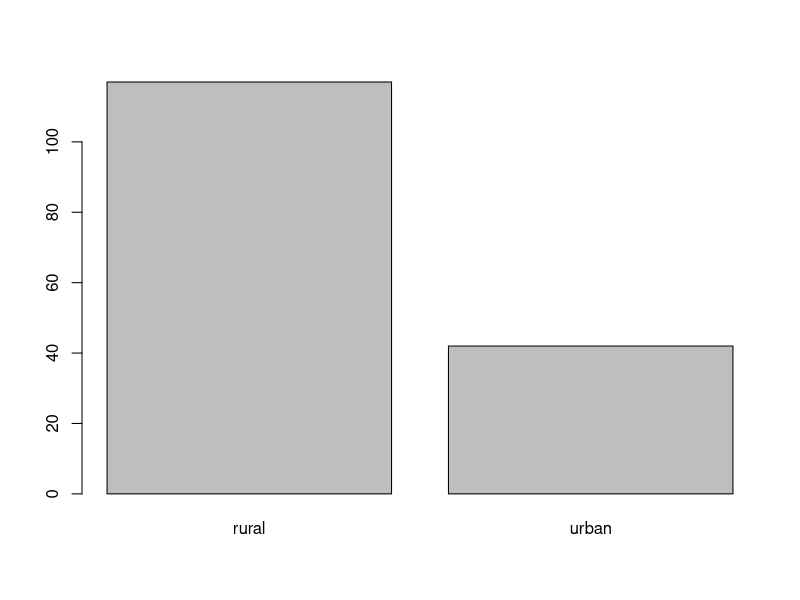
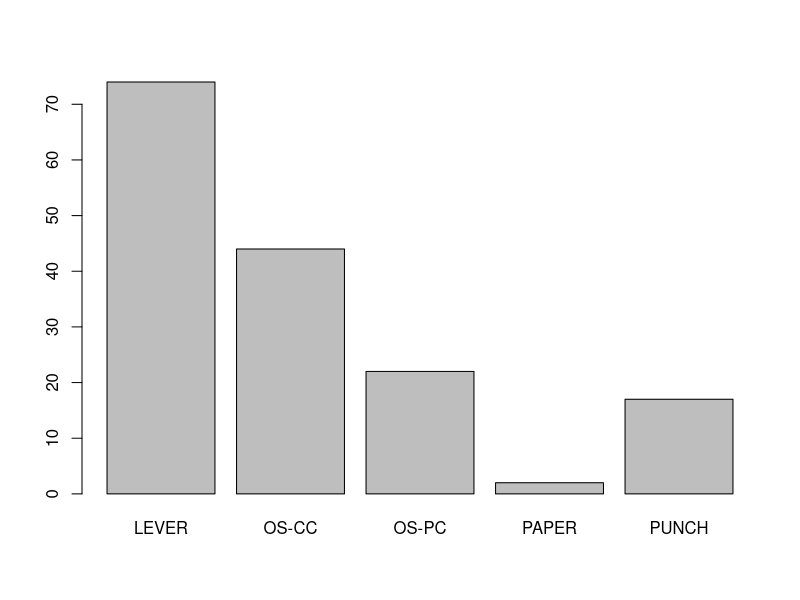
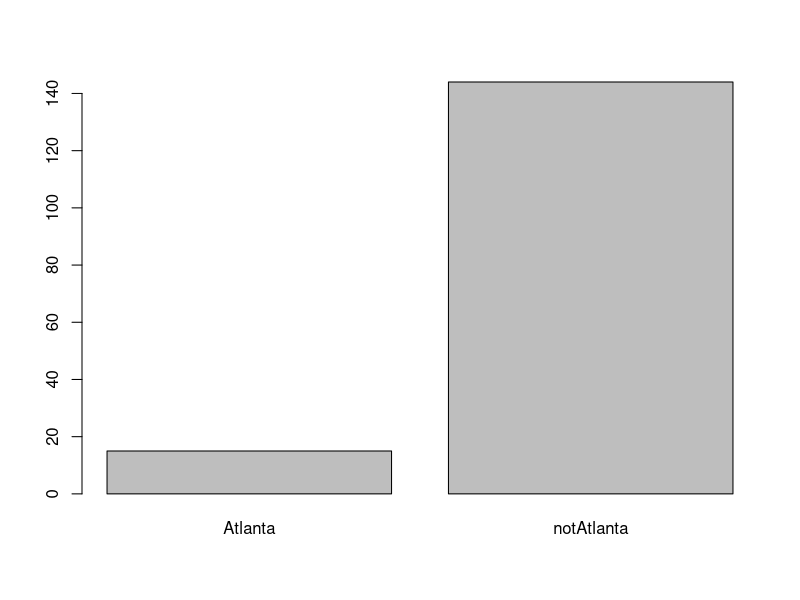
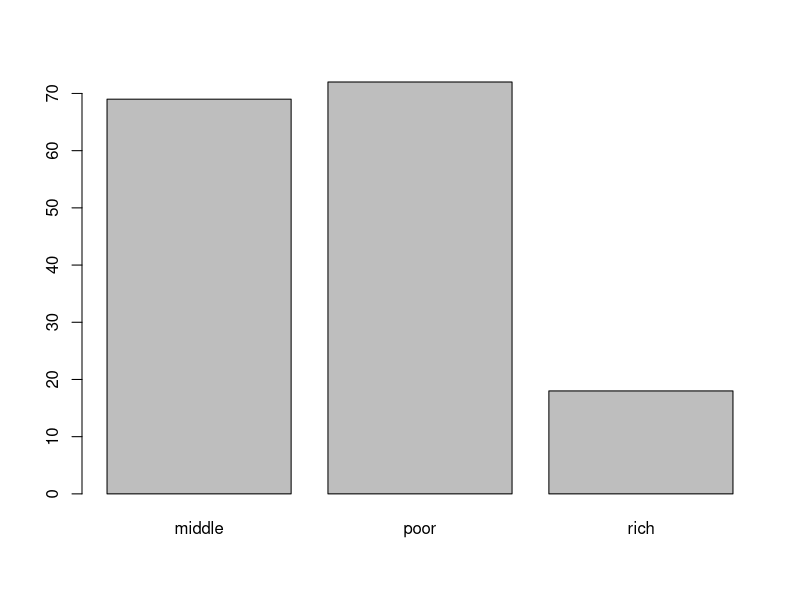
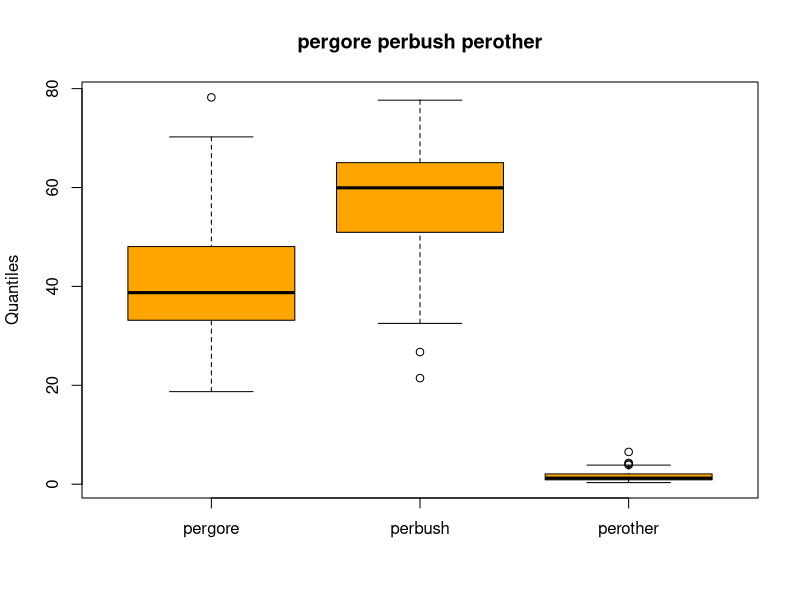
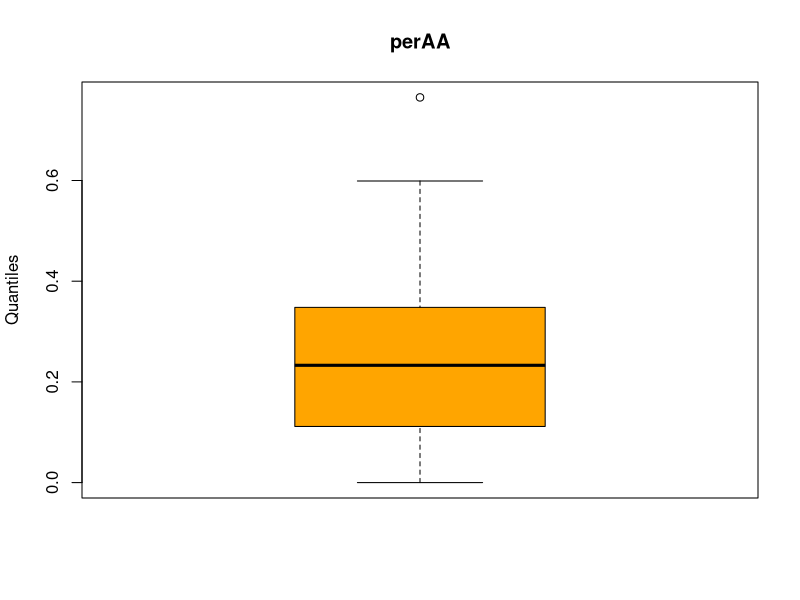
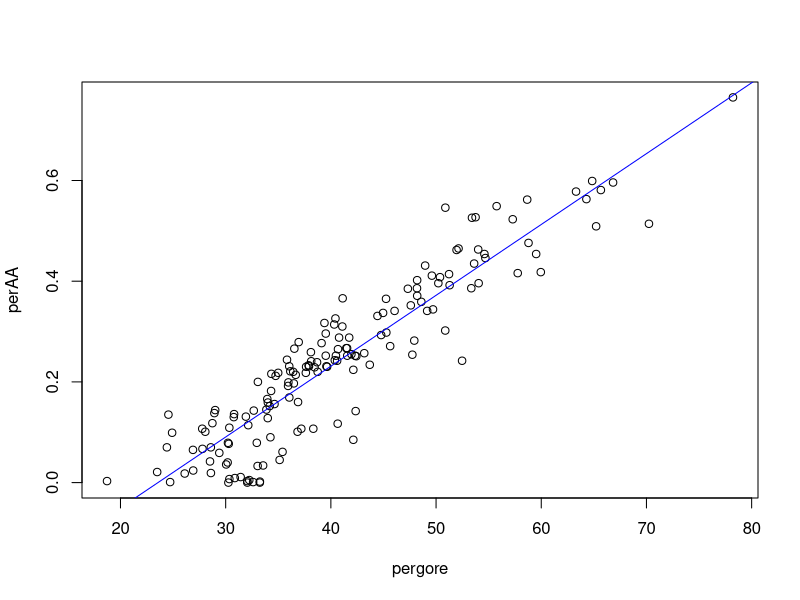
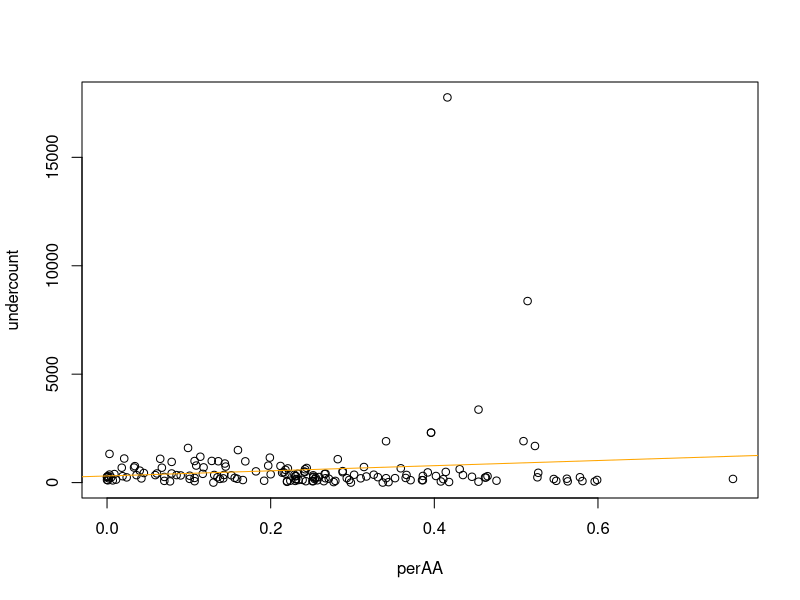

Write the R code that produced these figures, in order.

##############Skoomy
#Qui vote pour qui ?
## ------------------------------------------------------------------------
#Charge du jeux de données
gavote <- read.table("gavote.txt")
#on nomme nos variables
atlanta<-gavote$atlanta
ballots<-gavote$ballots
bush<-gavote$bush
econ<-gavote$econ
equip<-gavote$equip
gore<-gavote$gore
other<-gavote$other
perAA<-gavote$perAA
rural<-gavote$rural 
votes<-gavote$votes

## ------------------------------------------------------------------------
str(gavote)

## ------------------------------------------------------------------------
#Variable undercount
gavote$undercount<-(ballots-votes)
gavote<-transform(gavote,undercount)
undercount<-gavote$undercount

#Suppresion des variables inutiles
gavote$ballots<-NULL
gavote$votes<-NULL

## ------------------------------------------------------------------------
#Variable pergore perbush perother
gavote$pergore<-(gore/(other+gore+bush))*100
gavote$perbush<-(bush/(other+gore+bush))*100
gavote$perother<-(other/(other+gore+bush))*100
gavote<-transform(gavote,pergore,perbush,perother)
perother<-gavote$perother
pergore<-gavote$pergore
perbush<-gavote$perbush
#Suppression des variables inutiles
gavote$bush<-NULL
gavote$gore<-NULL
gavote$other<-NULL

## ------------------------------------------------------------------------
str(gavote)

## ------------------------------------------------------------------------
barplot(table(rural))
barplot(table(equip))
barplot(table(atlanta))
barplot(table(econ))

## ------------------------------------------------------------------------
#Tracé du Boxplot
g<-c("pergore","perbush","perother")
boxplot(pergore, perbush,perother,col=c("orange"),ylab="Quantiles",main=paste("pergore", "perbush","perother"),names=g)

boxplot(perAA,col=c("orange"),ylab="Quantiles",main=paste("perAA"))

## ------------------------------------------------------------------------
summary(gavote)

## ------------------------------------------------------------------------
#diagramme de dispersion entre pergore et perAA
plot(pergore,perAA)
abline(lm(perAA~pergore),col="blue")

## ------------------------------------------------------------------------
#Régresser undercount par rapport a perAA
cor(undercount,perAA)
plot(perAA,undercount)
abline(lm(undercount~perAA),col="orange")

## ------------------------------------------------------------------------
#expliquer undercount par rapport a pergore
plot(pergore,undercount)
abline(lm(undercount~pergore),col="orange")


## ------------------------------------------------------------------------
# Création d'une varible contenant les valeurs 
levels(econ)
(econ == "rich")+0->isRich
(econ == "poor")+0->isPoor
(econ == "middle")+0->isMiddle

#distribution de econ
barplot(table(econ))

## ------------------------------------------------------------------------
#Valeur de X 
X<- matrix(c(1,1,1,1,0,0,0,1,0,0,0,1),nrow=3,ncol=4)
X

## ------------------------------------------------------------------------
(rural == "urban")+0->isUrban
(rural == "rural")+0->isRural
summary(lm(undercount~isRich+isMiddle+isPoor-1))


## ------------------------------------------------------------------------
#un comportement pertinent  
#un comportement pertinent  
summary(lm(undercount~isRural+isUrban-1))

## ------------------------------------------------------------------------
model4<-lm(undercount~pergore+perbush+perother+perAA)
summary(model4)

## ------------------------------------------------------------------------
cor(perother,perbush+pergore)

## ------------------------------------------------------------------------
gavote<-gavote[,-which(names(gavote)=="perAA")]
gavote<-gavote[,-which(names(gavote)=="perother")]

## ------------------------------------------------------------------------
model.all<-lm(undercount~.,gavote)
summary(model.all)

## ------------------------------------------------------------------------
model.test<-lm(undercount~econ+equip,gavote)
summary(model.test)

## ------------------------------------------------------------------------
plot(model.test,1)

## ------------------------------------------------------------------------
model.tmp<-lm(undercount~.,gavote)
summary(model.tmp)
model.AICf<-step(model.tmp, direction='forward')
model.AICb<-step(model.tmp, direction='backward')
model.BICf<-step(model.tmp, direction='forward', k=log(159))
model.BICb<-step(model.tmp, direction='backward',k=log(159))
plot(model.AICf,1)
plot(model.AICb,1)
plot(model.BICf,1)
plot(model.BICb,1)

## ------------------------------------------------------------------------
BIC(model.BICb)
BIC(model.BICf)

## ------------------------------------------------------------------------
BIC(model.BICb)
BIC(model.BICf)

## ------------------------------------------------------------------------
library(leaps)
subsets<-regsubsets(undercount~., gavote)
summary(subsets)
summary(subsets)$adjr2
max(summary(subsets)$adjr2)

## ------------------------------------------------------------------------
gavote2 <- gavote[gavote$equip != "PAPER", ]
model.R2<-lm(undercount~gavote2$equip+gavote2$econ+gavote2$rural, gavote2)
summary(model.R2)

## ------------------------------------------------------------------------
plot(model.R2,1)

## ------------------------------------------------------------------------
plot(model.R2,4)
plot(model.R2,5)
